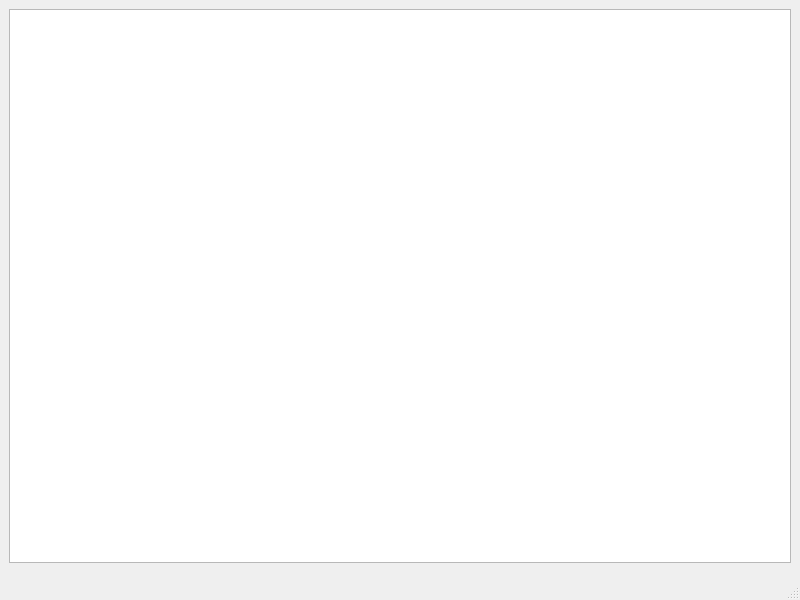
<?xml version="1.0" encoding="UTF-8"?>
<ui version="4.0">
 <class>collaborativeWindow</class>
 <widget class="QMainWindow" name="collaborativeWindow">
  <property name="windowModality">
   <enum>Qt::ApplicationModal</enum>
  </property>
  <property name="geometry">
   <rect>
    <x>0</x>
    <y>0</y>
    <width>800</width>
    <height>600</height>
   </rect>
  </property>
  <property name="windowTitle">
   <string>Collaborative Cell</string>
  </property>
  <widget class="QWidget" name="centralwidget">
   <layout class="QVBoxLayout" name="verticalLayout">
    <item>
     <widget class="QListWidget" name="list_widget"/>
    </item>
    <item>
     <widget class="QFrame" name="frame">
      <property name="frameShape">
       <enum>QFrame::StyledPanel</enum>
      </property>
      <property name="frameShadow">
       <enum>QFrame::Raised</enum>
      </property>
     </widget>
    </item>
   </layout>
  </widget>
  <widget class="QMenuBar" name="menubar">
   <property name="geometry">
    <rect>
     <x>0</x>
     <y>0</y>
     <width>800</width>
     <height>21</height>
    </rect>
   </property>
  </widget>
  <widget class="QStatusBar" name="statusbar"/>
 </widget>
 <resources/>
 <connections/>
</ui>
